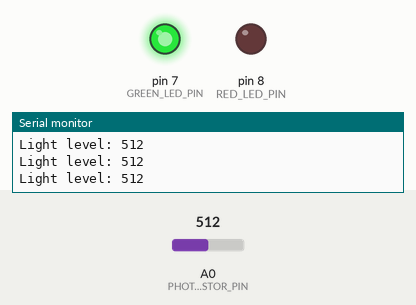
Recording of a program running on a simulated Arduino Uno, built with avr-gcc and run on an emulated ATmega328P. On the bench: output pins drawn as LEDs (lit = HIGH), the last lines printed to the serial monitor. Inputs (shaded band) come from the test bench; at power-on: A0 (PHOTORESISTOR_PIN) = 512.

Above: at 1.2 s.
1.3 s: A0 (PHOTORESISTOR_PIN) set to 485
At 2.4 s:
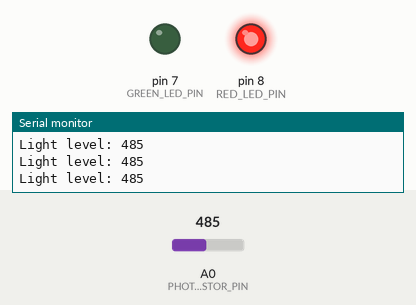
2.8 s: A0 (PHOTORESISTOR_PIN) set to 510
At 3.8 s:
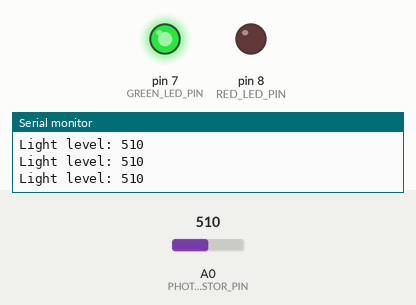
4.3 s: A0 (PHOTORESISTOR_PIN) set to 490
At 5.2 s:
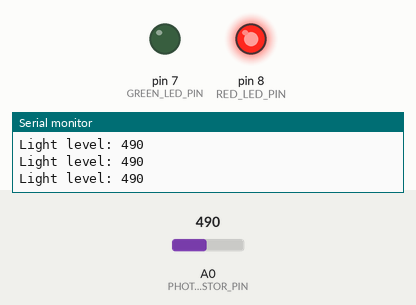
Timing chart, 0 to 7.3 s (numbered marks = the images above; inputs shaded):
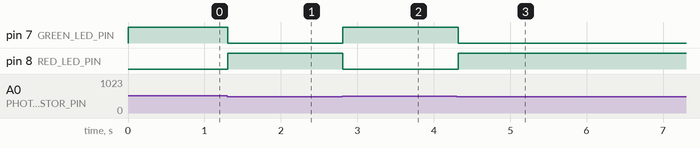

Measured:
- the behaviour switches between 501 and 500 on A0 (PHOTORESISTOR_PIN) (found by bisection; images 0 and 1)
- after the input at 1.3 s, pin 7 (GREEN_LED_PIN): HIGH → LOW at once; pin 8 (RED_LED_PIN): LOW → HIGH at once
- after the input at 2.8 s, pin 7 (GREEN_LED_PIN): LOW → HIGH at once; pin 8 (RED_LED_PIN): HIGH → LOW at once
- after the input at 4.3 s, pin 7 (GREEN_LED_PIN): HIGH → LOW at once; pin 8 (RED_LED_PIN): LOW → HIGH at once

The program:

main.cpp
```cpp
#include <Arduino.h>

int const PHOTORESISTOR_PIN = A0;
int const GREEN_LED_PIN = 7;
int const RED_LED_PIN = 8;

int const LIGHT_THRESHOLD = 500;

void setup()
{
  Serial.begin(9600);

  pinMode(GREEN_LED_PIN, OUTPUT);
  pinMode(RED_LED_PIN, OUTPUT);
  pinMode(PHOTORESISTOR_PIN, INPUT);
}

void loop()
{
  int lightLevel = analogRead(PHOTORESISTOR_PIN);

  Serial.print("Light level: ");
  Serial.println(lightLevel);

  if (lightLevel > LIGHT_THRESHOLD)
  {
    digitalWrite(GREEN_LED_PIN, HIGH);
    digitalWrite(RED_LED_PIN, LOW);
  }
  else
  {
    digitalWrite(GREEN_LED_PIN, LOW);
    digitalWrite(RED_LED_PIN, HIGH);
  }

  delay(100);
}
```
